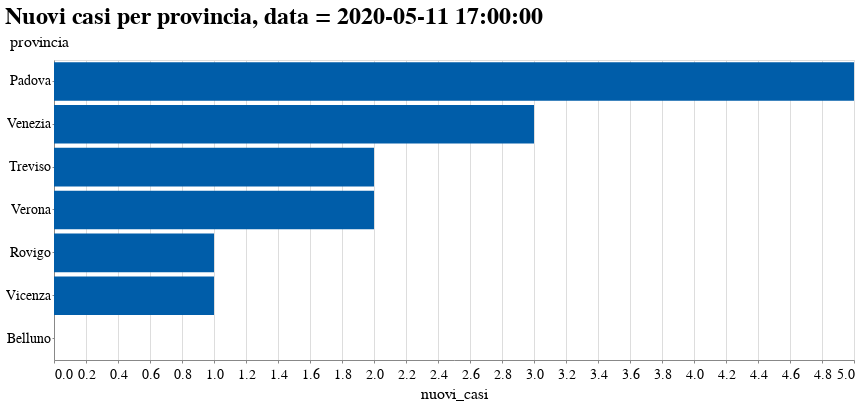

This figure's notebook cell:
### Code cell
latest = prov_df.groupby('provincia').last().reset_index()

alt.Chart(latest).mark_bar().encode(
    x='nuovi_casi:Q',
    y=alt.Y('provincia:N', sort='-x'),
).properties(
    height=300,
    width=800,
    title=f'Nuovi casi per provincia, data = {latest.iloc[0, 1]}'
).interactive()

### Figure 1 — Vega-Lite specification as saved in the notebook (floating-point values rounded to 4 significant figures)
{"config": {"view": {"width": 600, "height": 400}, "background": "#ffffff", "title": {"anchor": "start", "font": "Source Sans Pro, Arial, sans", "fontColor": "#000000", "fontSize": 24, "fontWeight": "bold"}, "arc": {"fill": "#005DA9"}, "area": {"fill": "#005DA9"}, "line": {"stroke": "#005DA9", "strokeWidth": 4}, "path": {"stroke": "#005DA9"}, "rect": {"fill": "#005DA9"}, "shape": {"stroke": "#005DA9"}, "bar": {"fill": "#005DA9"}, "point": {"stroke": "#005DA9"}, "symbol": {"fill": "#005DA9", "size": 60}, "axis": {"titleFont": "Source Sans Pro, sans", "titleFontSize": 16, "titleFontWeight": "normal", "labelFont": "Source Sans Pro, sans", "labelFontSize": 14, "labelFontWeight": "normal"}, "axisX": {"labelAngle": 0, "labelPadding": 4, "tickSize": 3}, "axisY": {"labelBaseline": "middle", "maxExtent": 45, "minExtent": 45, "tickSize": 2, "titleAlign": "left", "titleAngle": 0, "titleX": -45, "titleY": -11}, "headerFacet": {"titleFontSize": 16, "labelFontSize": 14}, "headerRow": {"titleFontSize": 16, "labelFontSize": 14}, "headerColumn": {"titleFontSize": 16, "labelFontSize": 14}, "legend": {"titleFont": "Source Sans Pro, sans", "titleFontSize": 16, "titleFontWeight": "normal", "symbolType": "circle", "labelFont": "Source Sans Pro, sans", "labelFontSize": 15}, "range": {"category": ["#AB377A", "#AEC067", "#9BC3B7", "#928285", "#F07F3C", "#FFE054", "#E30034", "#005DA9", "#644F54", "#5EA290", "#769F3B", "#812161", "#E36319", "#F5C631"]}}, "data": {"name": "data-45a51499077bb6ea9e7cda2de949d2ce"}, "mark": "bar", "encoding": {"x": {"type": "quantitative", "field": "nuovi_casi"}, "y": {"type": "nominal", "field": "provincia", "sort": "-x"}}, "height": 300, "selection": {"selector003": {"type": "interval", "bind": "scales", "encodings": ["x", "y"]}}, "title": "Nuovi casi per provincia, data = 2020-05-11 17:00:00", "width": 800, "$schema": "https://vega.github.io/schema/vega-lite/v4.8.1.json", "datasets": {"data-45a51499077bb6ea9e7cda2de949d2ce": [{"provincia": "Belluno", "data": "2020-05-11T17:00:00", "stato": "ITA", "codice_regione": 5, "regione": "Veneto", "codice_provincia": 25, "sigla_provincia": "BL", "lat": 46.14, "long": 12.22, "totale_casi": 1148, "note_it": null, "note_en": null, "popolazione": 202950, "nuovi_casi": 0.0, "incremento": 0.0}, {"provincia": "Padova", "data": "2020-05-11T17:00:00", "stato": "ITA", "codice_regione": 5, "regione": "Veneto", "codice_provincia": 28, "sigla_provincia": "PD", "lat": 45.41, "long": 11.88, "totale_casi": 3900, "note_it": null, "note_en": null, "popolazione": 937908, "nuovi_casi": 5.0, "incremento": 0.1282}, {"provincia": "Rovigo", "data": "2020-05-11T17:00:00", "stato": "ITA", "codice_regione": 5, "regione": "Veneto", "codice_provincia": 29, "sigla_provincia": "RO", "lat": 45.07, "long": 11.79, "totale_casi": 433, "note_it": null, "note_en": null, "popolazione": 234937, "nuovi_casi": 1.0, "incremento": 0.2309}, {"provincia": "Treviso", "data": "2020-05-11T17:00:00", "stato": "ITA", "codice_regione": 5, "regione": "Veneto", "codice_provincia": 26, "sigla_provincia": "TV", "lat": 45.67, "long": 12.25, "totale_casi": 2609, "note_it": null, "note_en": null, "popolazione": 887806, "nuovi_casi": 2.0, "incremento": 0.07666}, {"provincia": "Venezia", "data": "2020-05-11T17:00:00", "stato": "ITA", "codice_regione": 5, "regione": "Veneto", "codice_provincia": 27, "sigla_provincia": "VE", "lat": 45.43, "long": 12.34, "totale_casi": 2599, "note_it": null, "note_en": null, "popolazione": 853338, "nuovi_casi": 3.0, "incremento": 0.1154}, {"provincia": "Verona", "data": "2020-05-11T17:00:00", "stato": "ITA", "codice_regione": 5, "regione": "Veneto", "codice_provincia": 23, "sigla_provincia": "VR", "lat": 45.44, "long": 10.99, "totale_casi": 4946, "note_it": null, "note_en": null, "popolazione": 926497, "nuovi_casi": 2.0, "incremento": 0.04044}, {"provincia": "Vicenza", "data": "2020-05-11T17:00:00", "stato": "ITA", "codice_regione": 5, "regione": "Veneto", "codice_provincia": 24, "sigla_provincia": "VI", "lat": 45.55, "long": 11.55, "totale_casi": 2773, "note_it": null, "note_en": null, "popolazione": 862418, "nuovi_casi": 1.0, "incremento": 0.03606}]}}
